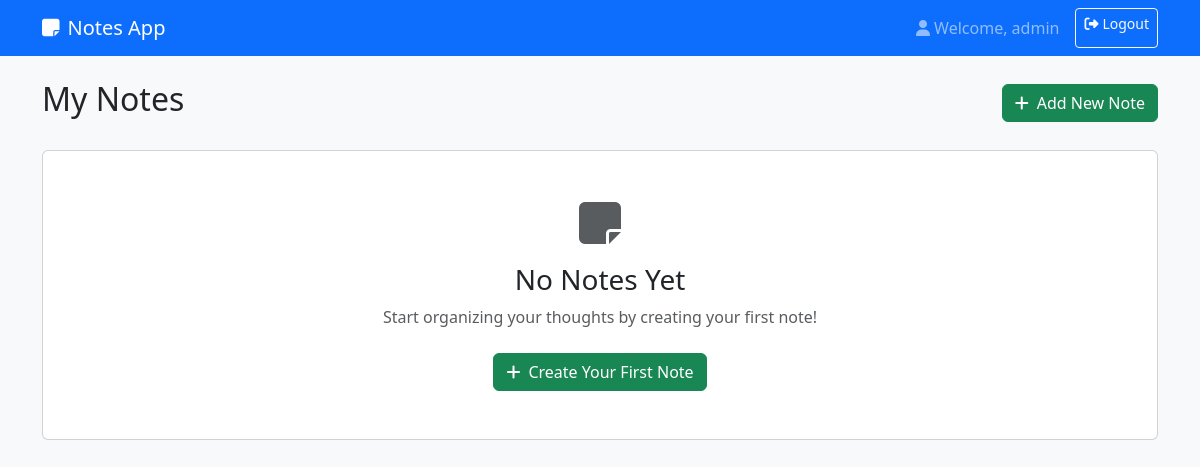
Page / (signed in) on the earlier database version.
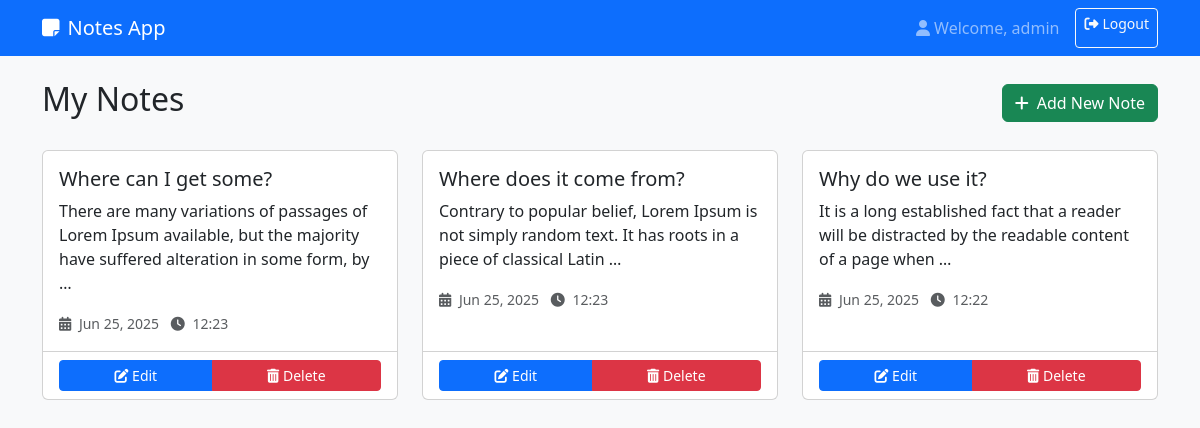
Same page on the later database version.
### notes/models.py (models this page shows, shortened)
class Note(models.Model):
    user = models.ForeignKey(User, on_delete=models.CASCADE, default=1)
    title = models.CharField(max_length=100)
    content = models.TextField()
    created_at = models.DateTimeField(auto_now_add=True)
    updated_at = models.DateTimeField(auto_now=True)
    class Meta:
        ordering = ['-created_at']

### notes/views.py (the view)
# urls.py: path('', views.home, name='home'),
@login_required
def home(request):
    notes = Note.objects.filter(user=request.user).order_by('-created_at')
    return render(request, 'notes/home.html', {'notes': notes})

### notes/templates/notes/home.html (shortened to what this page needs)
<!DOCTYPE html>
<html lang="en">
<head>
    <link href="https://cdn.jsdelivr.net/npm/bootstrap@5.3.3/dist/css/bootstrap.min.css" rel="stylesheet">
    <link href="https://cdnjs.cloudflare.com/ajax/libs/font-awesome/6.4.0/css/all.min.css" rel="stylesheet">
</head>
<body class="bg-light">
    <nav class="navbar navbar-expand-lg navbar-dark bg-primary">
        <div class="container">
            <a class="navbar-brand" href="{% url 'home' %}">
                <i class="fas fa-sticky-note me-2"></i>Notes App
            </a>
            <div class="navbar-nav ms-auto">
                <span class="navbar-text me-3">
                    <i class="fas fa-user me-1"></i>Welcome, {{ user.username }}
                </span>
                <a href="{% url 'logout' %}" class="btn btn-outline-light btn-sm">
                    <i class="fas fa-sign-out-alt me-1"></i>Logout
                </a>
            </div>
        </div>
    </nav>
    <div class="container mt-4">
        <div class="row mb-4">
            <div class="col-12">
                <div class="d-flex justify-content-between align-items-center">
                    <h1 class="h2">My Notes</h1>
                    <a href="{% url 'add-note' %}" class="btn btn-success">
                        <i class="fas fa-plus me-2"></i>Add New Note
                    </a>
                </div>
            </div>
        </div>
        <div class="row">
            {% if notes %}
                {% for note in notes %}
                <div class="col-md-6 col-lg-4 mb-4">
                    <div class="card h-100">
                        <div class="card-body">
                            <h5 class="card-title">{{ note.title }}</h5>
                            <p class="card-text">{{ note.content|truncatewords:20 }}</p>
                            <small class="text-muted">
                                <i class="fas fa-calendar-alt me-1"></i>
                                {{ note.created_at|date:"M d, Y" }}
                                <i class="fas fa-clock ms-2 me-1"></i>
                                {{ note.created_at|time:"H:i" }}
                            </small>
                        </div>
                        <div class="card-footer bg-transparent">
                            <div class="btn-group w-100" role="group">
                                <a href="{% url 'edit-note' note.id %}" class="btn btn-primary btn-sm">
                                    <i class="fas fa-edit"></i> Edit
                                </a>
                                <a href="{% url 'delete-note' note.id %}" class="btn btn-danger btn-sm">
                                    <i class="fas fa-trash-alt"></i> Delete
                                </a>
                            </div>
                        </div>
                    </div>
                </div>
                {% endfor %}
            {% else %}
                <div class="col-12">
                    <div class="card">
                        <div class="card-body text-center py-5">
                            <i class="fas fa-sticky-note fa-3x text-muted mb-3"></i>
                            <h3>No Notes Yet</h3>
                            <p class="text-muted mb-4">Start organizing your thoughts by creating your first note!</p>
                            <a href="{% url 'add-note' %}" class="btn btn-success">
                                <i class="fas fa-plus me-2"></i>Create Your First Note
                            </a>
                        </div>
                    </div>
                </div>
            {% endif %}
        </div>
    </div>
</body>
</html>

Differences in the rows shown:
added Note: title "Where can I get some?", content "There are many variations of passages of Lorem Ipsum available, but the majority have suffered alteration in some form, by …", created_at "Jun 25, 2025", created_at "12:23"
added Note: title "Where does it come from?", content "Contrary to popular belief, Lorem Ipsum is not simply random text. It has roots in a piece of classical Latin …", created_at "Jun 25, 2025", created_at "12:23"
added Note: title "Why do we use it?", content "It is a long established fact that a reader will be distracted by the readable content of a page when …", created_at "Jun 25, 2025", created_at "12:22"
Other differences:
text no longer shown: "No Notes Yet Start organizing your thoughts by creating your first note! Create Your First Note"
